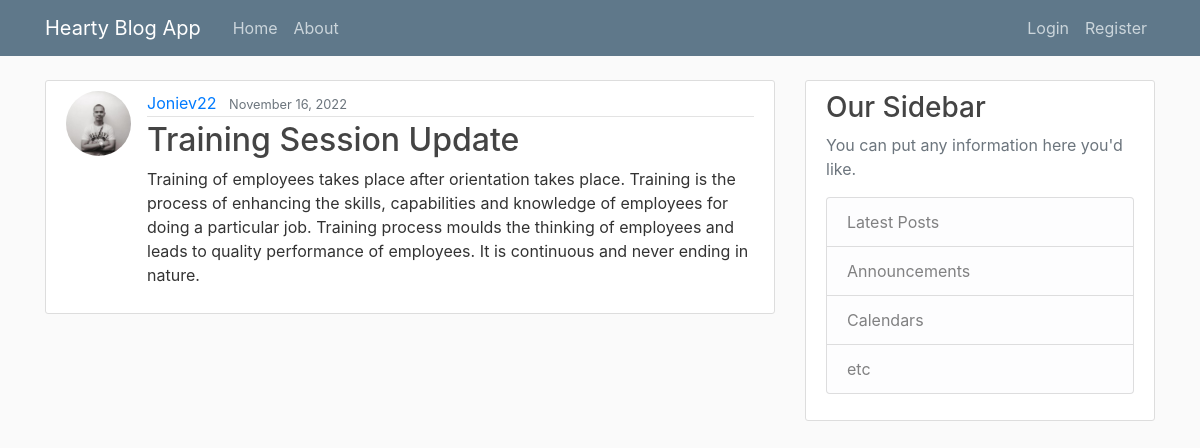
The page /post/35/ on the database its author committed.
### blog/models.py (models this page shows, shortened)
class Post(models.Model):
	title = models.CharField(max_length=100)
	content = models.TextField()
	date_posted = models.DateTimeField(default=timezone.now)
	author = models.ForeignKey(User, on_delete=models.CASCADE)

### users/models.py (models this page shows, shortened)
class Profile(models.Model):
	user = models.OneToOneField(User, on_delete=models.CASCADE)
	image = models.ImageField(default='default.jpg', upload_to='profile_pics')

### blog/views.py (the view)
# urls.py: path('post/<int:pk>/', PostDetailView.as_view(), name='post_detail'),
class PostDetailView(DetailView):
	model = Post

### blog/templates/blog/post_detail.html (shortened to what this page needs)
{% extends "blog/base.html" %}
{% block content%}
	<article class="media content-section">
	  <img class ="rounded-circle article-img" src=" {{object.author.profile.image.url}} ">
	  <div class="media-body">
	    <div class="article-metadata">
	      <a class="mr-2" href="{% url 'user_posts' object.author.username %}">{{ object.author }}</a>
	      <small class="text-muted">{{ object.date_posted|date:"F d, Y" }}</small>
	    </div>
	    <h2 class="article-title">{{ object.title }}</h2>
	    <p class="article-content">{{ object.content }}</p>
	  </div>
	</article>
{% endblock content %}

### blog/static/blog/main.css (style rules this page uses)
body { background: #fafafa; color: #333333; margin-top: 5rem; }
h1, h2, h3, h4, h5, h6 { color: #444444; }
.content-section { background: #ffffff; padding: 10px 20px; border: 1px solid #dddddd; border-radius: 3px; margin-bottom: 20px; }
.article-title { color: #444444; }
.article-content { white-space: pre-line; }
.article-img { height: 65px; width: 65px; margin-right: 16px; }
.article-metadata { padding-bottom: 1px; margin-bottom: 4px; border-bottom: 1px solid #e3e3e3 }

### rows shown on the page
Post: author.profile.image (picture), author "Joniev22", date_posted "November 16, 2022", title "Training Session Update", content "Training of employees takes place after orientation takes place. Training is the process of enhancing the skills, capabilities and knowledge of employees for doing a particular job. Training process moulds the thinking of employees and leads to quality performance of employees. It is continuous and never ending in nature."
